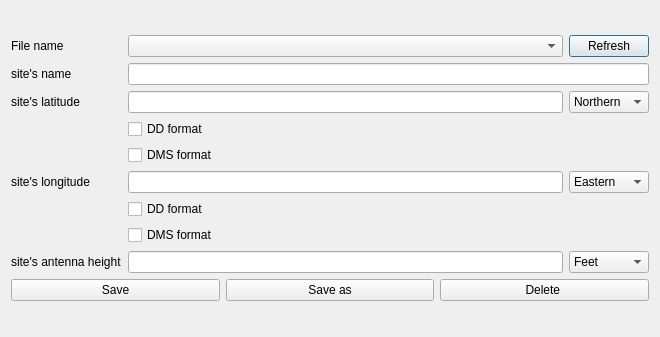
<?xml version="1.0" encoding="UTF-8"?>
<ui version="4.0">
 <class>qth_file</class>
 <widget class="QDialog" name="qth_file">
  <property name="geometry">
   <rect>
    <x>0</x>
    <y>0</y>
    <width>660</width>
    <height>337</height>
   </rect>
  </property>
  <property name="windowTitle">
   <string>qth file</string>
  </property>
  <layout class="QVBoxLayout" name="verticalLayout_2">
   <item>
    <layout class="QVBoxLayout" name="verticalLayout">
     <item>
      <layout class="QGridLayout" name="gridLayout">
       <item row="4" column="2">
        <widget class="QCheckBox" name="DMS_format_latitude">
         <property name="text">
          <string>DMS format</string>
         </property>
        </widget>
       </item>
       <item row="8" column="3">
        <widget class="QComboBox" name="longitude_choose">
         <item>
          <property name="text">
           <string>Eastern</string>
          </property>
         </item>
         <item>
          <property name="text">
           <string>West</string>
          </property>
         </item>
        </widget>
       </item>
       <item row="9" column="2">
        <widget class="QCheckBox" name="DD_format_longitude">
         <property name="text">
          <string>DD format</string>
         </property>
        </widget>
       </item>
       <item row="8" column="2">
        <widget class="QLineEdit" name="longitude_qth"/>
       </item>
       <item row="2" column="2">
        <widget class="QLineEdit" name="latitude_qth"/>
       </item>
       <item row="3" column="2">
        <widget class="QCheckBox" name="DD_format_latitude">
         <property name="text">
          <string>DD format</string>
         </property>
        </widget>
       </item>
       <item row="11" column="3">
        <widget class="QComboBox" name="metric">
         <item>
          <property name="text">
           <string>Feet</string>
          </property>
         </item>
         <item>
          <property name="text">
           <string>Meters</string>
          </property>
         </item>
        </widget>
       </item>
       <item row="2" column="0">
        <widget class="QLabel" name="latitude_label">
         <property name="text">
          <string>site's latitude</string>
         </property>
        </widget>
       </item>
       <item row="0" column="0">
        <widget class="QLabel" name="fila_label">
         <property name="text">
          <string>File name</string>
         </property>
        </widget>
       </item>
       <item row="1" column="2" colspan="2">
        <widget class="QLineEdit" name="site_name"/>
       </item>
       <item row="10" column="2">
        <widget class="QCheckBox" name="DMS_format_longitude">
         <property name="text">
          <string>DMS format</string>
         </property>
        </widget>
       </item>
       <item row="1" column="0">
        <widget class="QLabel" name="name_label">
         <property name="text">
          <string>site's name</string>
         </property>
        </widget>
       </item>
       <item row="2" column="3">
        <widget class="QComboBox" name="latitude_choose">
         <item>
          <property name="text">
           <string>Northern </string>
          </property>
         </item>
         <item>
          <property name="text">
           <string>South</string>
          </property>
         </item>
        </widget>
       </item>
       <item row="8" column="0">
        <widget class="QLabel" name="longitude_label">
         <property name="text">
          <string>site's longitude</string>
         </property>
        </widget>
       </item>
       <item row="11" column="0">
        <widget class="QLabel" name="height_label">
         <property name="text">
          <string>site's antenna height</string>
         </property>
        </widget>
       </item>
       <item row="11" column="2">
        <widget class="QLineEdit" name="height_qth"/>
       </item>
       <item row="0" column="2">
        <widget class="QComboBox" name="file_name">
         <property name="styleSheet">
          <string notr="true">combobox-popup: 0;</string>
         </property>
        </widget>
       </item>
       <item row="0" column="3">
        <widget class="QPushButton" name="Refresh">
         <property name="text">
          <string>Refresh</string>
         </property>
        </widget>
       </item>
      </layout>
     </item>
     <item>
      <layout class="QHBoxLayout" name="horizontalLayout">
       <item>
        <widget class="QPushButton" name="save_file_qth">
         <property name="text">
          <string>Save</string>
         </property>
        </widget>
       </item>
       <item>
        <widget class="QPushButton" name="save_as_file_qth">
         <property name="text">
          <string>Save as</string>
         </property>
        </widget>
       </item>
       <item>
        <widget class="QPushButton" name="delete_file_qth">
         <property name="text">
          <string>Delete </string>
         </property>
        </widget>
       </item>
      </layout>
     </item>
    </layout>
   </item>
  </layout>
 </widget>
 <resources/>
 <connections/>
</ui>
